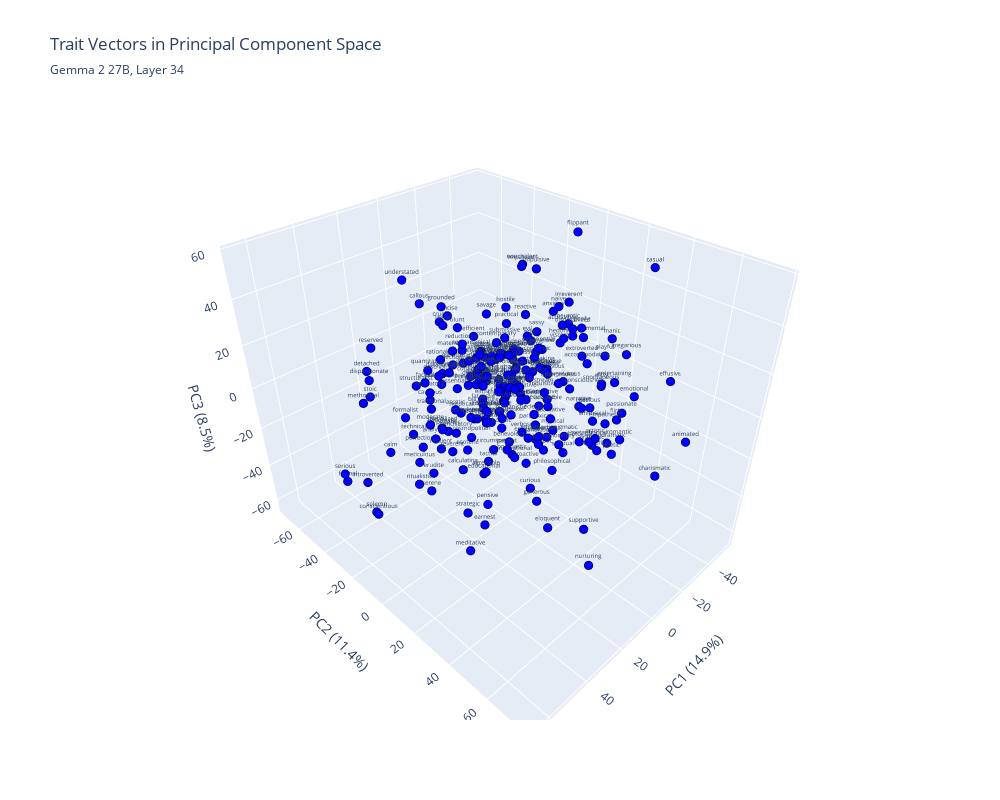

The code cell stored with this chart in its notebook:
### Code cell
plot_3d_pca(pca_transformed, variance_explained, filtered_pos_neg_50_traits, layer)

### Figure 1 — Plotly figure (JSON) as saved in the notebook; plotly's stock layout.template omitted (floating-point values rounded to 4 significant figures; data arrays with more than 128 entries replaced by an {"elided": "..."} marker saying what was removed)
{"data": [{"hovertemplate": "<b>%{text}</b><br>PC1: %{x:.3f}<br>PC2: %{y:.3f}<br>PC3: %{z:.3f}<br><extra></extra>", "marker": {"color": {"elided": "235 str values"}, "line": {"color": "black", "width": 2}, "size": 3}, "mode": "markers+text", "text": {"elided": "235 str values"}, "textfont": {"size": 6}, "textposition": "top center", "type": "scatter3d", "x": {"elided": "235 float values"}, "y": {"elided": "235 float values"}, "z": {"elided": "235 float values"}}], "layout": {"height": 800, "scene": {"xaxis": {"title": {"text": "PC1 (14.9%)"}}, "yaxis": {"title": {"text": "PC2 (11.4%)"}}, "zaxis": {"title": {"text": "PC3 (8.5%)"}}}, "title": {"subtitle": {"text": "Gemma 2 27B, Layer 34"}, "text": "Trait Vectors in Principal Component Space"}, "width": 1000}}
